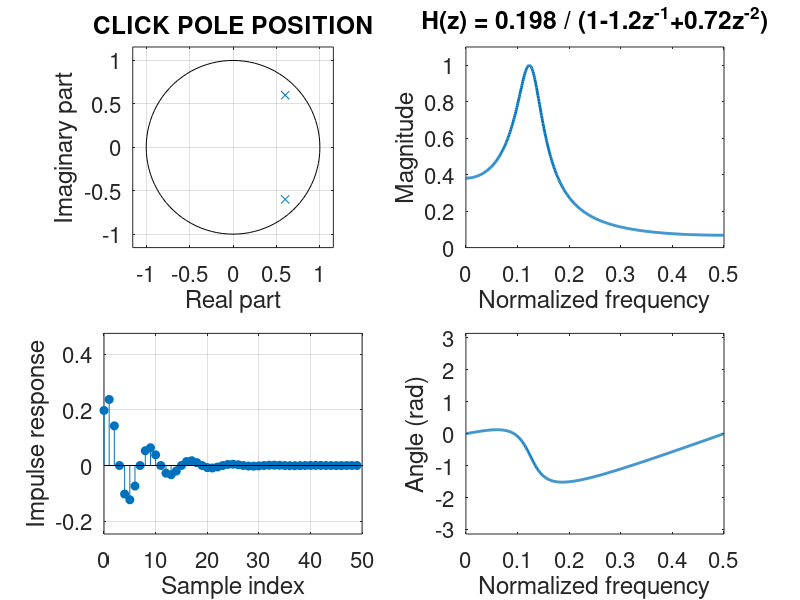

Reproduce this figure in MATLAB.
% resontool
%
% An interactive tool for demonstrating
% the properties of the digital resonator.
%
% The user can click on the Z plane
% to position the pole of the filter.
%
% Vesa Valimaki, 28.10.2001 Espoo
% Last update: 22.3.2003 (scaling factor A)

figure(1);clf;
format short
x = 0.6;y = 0.6;  % Initial coordinate values for the pole
button = 0;
fontsize = 16;
Nfreq = 512;  % Number of points for magnitude and phase response
Nimp = 50;  % Number of impulse response samples to be computed
%
% Loop with user input
while button~=3  % Repeat until right mouse button is clicked
    shg  % Show figure(1)
    % Compute coefficients, frequency response and impulse response
    theta = atan(y/x);  % Pole angle
    if theta<=0 & x<0, theta = theta + pi; end
    if theta>0 & y<0, theta = theta + pi; end
    theta;
    R = sqrt(x^2 + y^2);  % Pole radius
    a1 = -2*R*cos(theta);  % Coefficient a1
    a2 = R^2;  % Coefficient a2
    [H0,w] = freqz(1,[1 a1 a2],Nfreq,1);  % Compute freq. resp.
    A = 1/max(abs(H0));
    %Ax = abs((1-R^2)*sin(theta));  % Scaling coefficient (max -> 0 dB)
    [H,w] = freqz(A,[1 a1 a2],Nfreq,1);  % Compute freq. resp.
    h = impz(A,[1 a1 a2],Nimp);  % Compute impulse response
    %
    % Pole-zero plot
    subplot(2,2,1);hold off
    zplane([],roots([1 a1 a2]));set(gca,'Fontsize',fontsize);
    title('CLICK POLE POSITION');xlabel('Real part');ylabel('Imaginary part')
    %
    % Impulse response
    subplot(2,2,3)
    stem(0:Nimp-1,h,'fill');axis([0 Nimp min([0 2*min(h)]) max([0 2*max(h)])])
    set(gca,'Fontsize',fontsize);
    xlabel('Sample index');ylabel('Impulse response');grid on
    %
    % Magnitude response
    subplot(2,2,2)
    plot(w,abs(H),'LineWidth',[2]);axis([0 0.5 0 1.1]);
    set(gca,'Fontsize',fontsize);
    ylabel('Magnitude');xlabel('Normalized frequency')
    if a1>0, sign = '+'; else sign = '';end  % Sign of a1
    title(['H(z) = ',num2str(A,3),...
            ' / (1',sign,num2str(a1,3),'z^-^1+',num2str(a2,3),'z^-^2)']);
    %
    % Phase response
    subplot(2,2,4)
    plot(w,angle(H),'LineWidth',[2])
    axis([0 0.5 -pi pi])
    set(gca,'Fontsize',fontsize);
    ylabel('Angle (rad)');xlabel('Normalized frequency')
    %
    % Get pole position (x,y) from left mouse button
    [x,y,button] = ginput(1);
end
